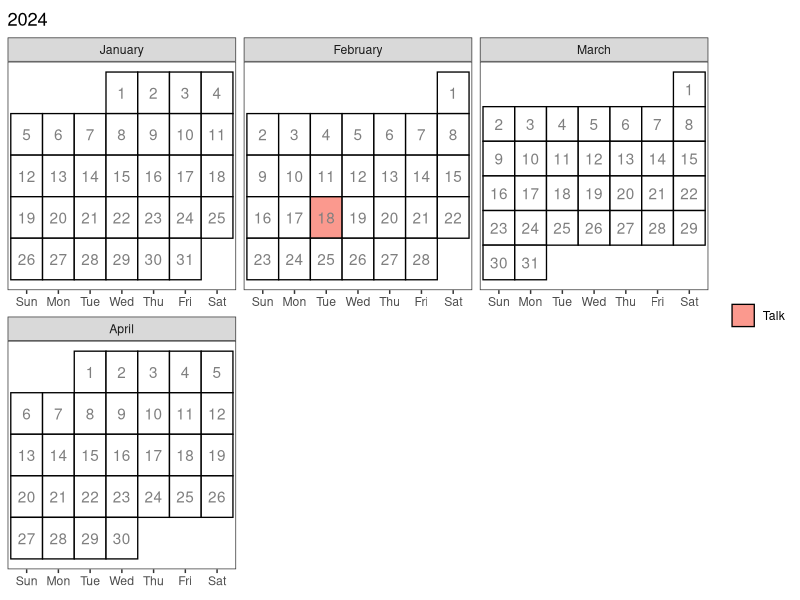

Here is the R script that generated this plot:
library(tidyverse)

# General purpose calendar to show events adapted from
# Create a calendar for your syllabus ----
# Source: http://svmiller.com/blog/2020/08/a-ggplot-calendar-for-your-semester/

meetup_dates <- c(ymd(20241029))

talk_dates <- c(ymd(20241204, 20250218))

# What are the full dates of the semester? Here, I'll exclude exam week as I like to do.
# In this case: 6 January to 23 April
semester_dates <- seq(ymd(20241001), ymd(20250430), by=1)

# Custom function for treating the first day of the month as the first week
# of the month up until the first Sunday (unless Sunday was the start of the month)
wom <- function(date) {
  first <- wday(as.Date(paste(year(date),month(date),1,sep="-")))
  return((mday(date)+(first-2)) %/% 7+1)
}

# Create a data frame of dates, assign to Cal
Cal <- tibble(date = semester_dates)  |>
  mutate(mon = lubridate::month(date, label = TRUE, abbr = FALSE), # get month label
         wkdy = weekdays(date, abbreviate = TRUE), # get weekday label
         wkdy = fct_relevel(wkdy, "Sun", "Mon", "Tue", "Wed", "Thu","Fri","Sat"), # make sure Sunday comes first
         semester = date %in% semester_dates, # is date part of the semester?
         day = lubridate::mday(date), # get day of month to add later as a label
         # Below: our custom wom() function
         week = wom(date))

# Create a category variable, for filling.
# I can probably make this a case_when(), but this will work.

Cal <- Cal |>
  mutate(category = ifelse(date %in% meetup_dates, "Meetup",
                           ifelse(date %in% talk_dates, "Talk","NA"))
  )

class_cal <- Cal |>
  filter(date >= "2025-01-01") |>
  ggplot(aes(wkdy, week)) +
  theme_bw() +
  theme(
    aspect.ratio = 1,
    panel.grid.major.x = element_blank(),
    legend.title = element_blank(),
    axis.title.y = element_blank(), axis.title.x = element_blank(), axis.ticks.y = element_blank(), axis.text.y = element_blank()) +
  # geom_tile and facet_wrap will do all the heavy lifting
  geom_tile(alpha=0.8, aes(fill=category), color="black", linewidth=.45) +
  facet_wrap(~mon, scales = "free", ncol=3) +
  # fill in tiles to make it look more "calendary" (sic)
  geom_text(aes(label=day), colour = "grey50") +
  # put your y-axis down, flip it, and reverse it
  scale_y_reverse(breaks=NULL) +
  # manually fill scale colors to something you like...
  scale_color_manual(values = c("FALSE" = "white", "TRUE" = "black"), guide = "none") +
  scale_fill_manual(values=c("Talk"="salmon",
                             "Meetup" = "goldenrod",
                             "NA" = "white" # I like these whited out...
  ),
  #... but also suppress a label for a non-class semester day
  breaks=c("Talk", "Meetup")) +
  ggtitle(year(Cal$date[1]))
